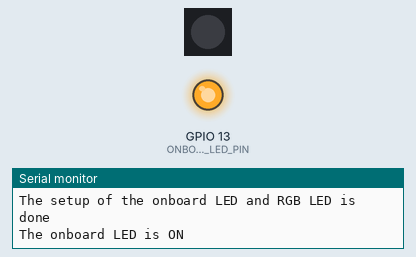
Simulated run of this sketch. Board: ESP32-C6. Parts: 1 RGB LEDs in strip order, left to right, output pins drawn as LEDs (lit = HIGH), the last lines printed to the serial monitor. Dim RGB values are drawn brighter than linear.

Above: at 0.6 s.
At 10.1 s:
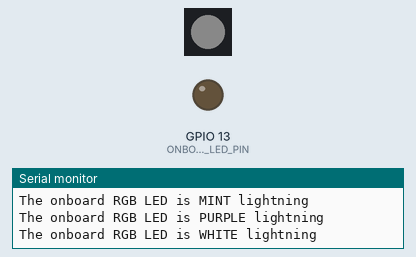
At 19.1 s:
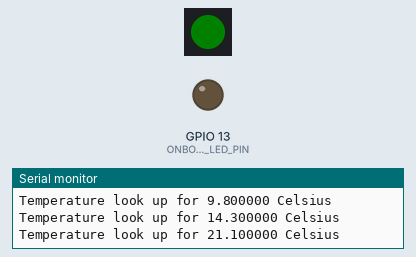
At 28.1 s:
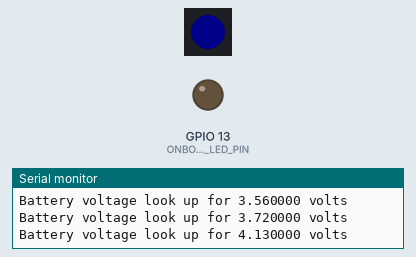
Timing chart, 0 to 40.0 s (numbered marks = the images above):
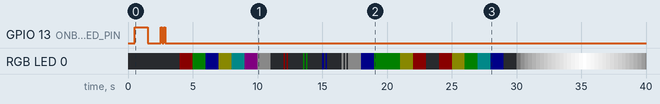

The sketch:

Esp32_H2_SM_OnboardLeds_v02.ino
```cpp
/*
  This sketch is explained in my tutorial "",
  published here:
  It shows the usage of the onboard LED and RGB LED by some helper methods.

  In Arduino, use ESP32H2 Dev Module for compiling and uploading.
  Don't forget to enable the option "USB CDC on boot enabled" in Tools menue
  to see output on Serial Monitor.
*/

/*
  Version Management
05.02.2026 V02 Implemented color lookup helper for RGB LED, added test for low CPU frequency
04.02.2026 V01 Initial programming
*/

#include "ONBOARD_LEDS.h"

char* PROGRAM_VERSION = "ESP32 H2 Super Mini Onboard LED and RGB LED V02";

#define TEST_48MHZ_CPU_FREQUENCY

void setup() {
  Serial.begin(115200);
  delay(500);
  Serial.println(PROGRAM_VERSION);

  #ifdef TEST_48MHZ_CPU_FREQUENCY
  // test that the sensor is working on 48 MHz CPU frequency as well
  Serial.printf("CPU frequency before setting: %d MHz\n", getCpuFrequencyMhz());
  setCpuFrequencyMhz(48);
  Serial.printf("CPU frequency after  setting: %d MHz\n", getCpuFrequencyMhz());
#else
  Serial.printf("CPU frequency: %d MHz\n", getCpuFrequencyMhz());
#endif

  setupOnboardLeds();
  Serial.println("The setup of the onboard LED and RGB LED is done");

}

void loop() {
  Serial.println("The onboard LED is ON");
  setOnboardLed(true);
  delay(1000);
  Serial.println("The onboard LED is OFF");
  setOnboardLed(false);
  delay(1000);
  Serial.println("The onboard LED is Blinking 2 times");
  onboardLedFlash(2, 125);
  delay(1000);
  Serial.println("The onboard RGB LED is RED lightning");
  setRgbLedRed(10);
  delay(1000);
  Serial.println("The onboard RGB LED is GREEN lightning");
  setRgbLedGreen(10);
  delay(1000);
  Serial.println("The onboard RGB LED is BLUE lightning");
  setRgbLedBlue(10);
  delay(1000);
Serial.println("The onboard RGB LED is YELLOW lightning");
  setRgbLedYellow(10);
  delay(1000);
Serial.println("The onboard RGB LED is MINT lightning");
  setRgbLedMint(10);
  delay(1000);
Serial.println("The onboard RGB LED is PURPLE lightning");
  setRgbLedPurple(10);
  delay(1000);
  Serial.println("The onboard RGB LED is WHITE lightning");
  setRgbLedWhite(10);
  delay(1000);
  Serial.println("The onboard RGB LED is OFF");
  setRgbLedOff();
  delay(1000);
  Serial.println("The onboard RGB LED is Blinking 2 times in RED");
  onboardLedFlashRed(2, 125);
  delay(1000);
  Serial.println("The onboard RGB LED is Blinking 2 times in GREEN");
  onboardLedFlashGreen(2, 125);
  delay(1000);
  Serial.println("The onboard RGB LED is Blinking 2 times in BLUE");
  onboardLedFlashBlue(2, 125);
  delay(1000);
  Serial.println("The onboard RGB LED is Blinking 2 times in WHITE");
  onboardLedFlashWhite(2, 125);

  // temperature lookup
  float temperature = 9.8;
  Serial.printf("Temperature look up for %f Celsius\n", temperature);
  onboardRgbLedTemperatureLookUp(temperature);
  delay(1000);
  temperature = 14.3;
  Serial.printf("Temperature look up for %f Celsius\n", temperature);
  onboardRgbLedTemperatureLookUp(temperature);
  delay(1000);
  temperature = 21.1;
  Serial.printf("Temperature look up for %f Celsius\n", temperature);
  onboardRgbLedTemperatureLookUp(temperature);
  delay(1000);
  temperature = 21.1;
  Serial.printf("Temperature look up for %f Celsius\n", temperature);
  onboardRgbLedTemperatureLookUp(temperature);
  delay(1000);
  temperature = 23.5;
  Serial.printf("Temperature look up for %f Celsius\n", temperature);
  onboardRgbLedTemperatureLookUp(temperature);
  delay(1000);
  temperature = 25.2;
  Serial.printf("Temperature look up for %f Celsius\n", temperature);
  onboardRgbLedTemperatureLookUp(temperature);
  delay(1000);
  Serial.println("The onboard RGB LED is OFF");
  setRgbLedOff();
  delay(1000);

  // battery voltage lookup
  float batteryVoltage = 3.1;
  Serial.printf("Battery voltage look up for %f volts\n", batteryVoltage);
  onboardRgbLedBatteryVoltageLookUp(batteryVoltage);
  delay(1000);
  batteryVoltage = 3.45;
  Serial.printf("Battery voltage look up for %f volts\n", batteryVoltage);
  onboardRgbLedBatteryVoltageLookUp(batteryVoltage);
  delay(1000);
  batteryVoltage = 3.56;
  Serial.printf("Battery voltage look up for %f volts\n", batteryVoltage);
  onboardRgbLedBatteryVoltageLookUp(batteryVoltage);
  delay(1000);
  batteryVoltage = 3.72;
  Serial.printf("Battery voltage look up for %f volts\n", batteryVoltage);
  onboardRgbLedBatteryVoltageLookUp(batteryVoltage);
  delay(1000);
  batteryVoltage = 4.13;
  Serial.printf("Battery voltage look up for %f volts\n", batteryVoltage);
  onboardRgbLedBatteryVoltageLookUp(batteryVoltage);
  delay(1000);
  Serial.println("The onboard RGB LED is OFF");
  setRgbLedOff();
  delay(1000);

  Serial.println("The onboard RGB LED is WHITE dimming to 255 and back to 0");
  for (uint8_t i = 0; i < 255; i++) {
    setRgbLedWhite(i + 1);
    delay(20);
  }
  for (uint8_t i = 0; i < 255; i++) {
    setRgbLedWhite(255 - (i + 1));
    delay(20);
  }

  Serial.println("Wait for 5 seconds for next round");
  delay(5000);

}
```

ONBOARD_LEDS.h
```cpp
/*
  Management of the onboard LED and RGB LED
  05.02.2026 V02 Implemented color lookup helper for RGB LED
  04.02.2026 V01 Initial version
*/

#ifndef IS_ONBOARD_LEDS
#define IS_ONBOARD_LEDS
#endif

#define ONBOARD_LED_PIN 13     // this is a small blue LED
#define ONBOARD_RGB_LED_PIN 8  // this is a WS2812 RGB LED
#define ONBOARD_RGB_LED_DEFAULT_BRIGHTNESS 10

#include <FastLED.h> // https://github.com/FastLED/FastLED version 3.10.3
#define NUM_RGB_LEDS 1
CRGB rgbLed[NUM_RGB_LEDS];

// section LED

void setupOnboardLeds() {
  pinMode(ONBOARD_LED_PIN, OUTPUT);
  digitalWrite(ONBOARD_LED_PIN, LOW);  // LED off
  FastLED.addLeds<WS2812, ONBOARD_RGB_LED_PIN, GRB>(rgbLed, NUM_RGB_LEDS);
  rgbLed[0] = CRGB::Black; // RGB LED off
  FastLED.show();
}

void setOnboardLed(bool isLedOn) {
  if (isLedOn) {
    digitalWrite(ONBOARD_LED_PIN, HIGH);  // LED on
  } else {
    digitalWrite(ONBOARD_LED_PIN, LOW);  // LED off
  }
}

void onboardLedFlash(uint16_t flashes, uint16_t delaymS) {
  uint16_t index;
  for (index = 1; index <= flashes; index++) {
    digitalWrite(ONBOARD_LED_PIN, HIGH);
    delay(delaymS);
    digitalWrite(ONBOARD_LED_PIN, LOW);
    delay(delaymS);
  }
}

// section RGB LED

void setRgbLedRed(uint8_t brightness) {
  FastLED.setBrightness(brightness);
  rgbLed[0] = CRGB::Red;
  FastLED.show();
}

void setRgbLedGreen(uint8_t brightness) {
  FastLED.setBrightness(brightness);
  rgbLed[0] = CRGB::Green;
  FastLED.show();
}

void setRgbLedBlue(uint8_t brightness) {
  FastLED.setBrightness(brightness);
  rgbLed[0] = CRGB::Blue;
  FastLED.show();
}

void setRgbLedYellow(uint8_t brightness) {
  FastLED.setBrightness(brightness);
  rgbLed[0] = CRGB::Yellow;
  FastLED.show();
}

void setRgbLedMint(uint8_t brightness) {
  FastLED.setBrightness(brightness);
  rgbLed[0] = CRGB::Aqua;
  FastLED.show();
}

void setRgbLedPurple(uint8_t brightness) {
  FastLED.setBrightness(brightness);
  rgbLed[0] = CRGB::Purple;
  FastLED.show();
}

void setRgbLedWhite(uint8_t brightness) {
  FastLED.setBrightness(brightness);
  rgbLed[0] = CRGB::White;
  FastLED.show();
}

void setRgbLedOff() {
  FastLED.setBrightness(0);
  rgbLed[0] = CRGB::Black;
  FastLED.show();
}

void onboardLedFlashRed(uint16_t flashes, uint16_t delaymS) {
  uint16_t index;
  for (index = 1; index <= flashes; index++) {
    setRgbLedRed(ONBOARD_RGB_LED_DEFAULT_BRIGHTNESS);
    delay(delaymS);
    setRgbLedOff();
    delay(delaymS);
  }
}

void onboardLedFlashGreen(uint16_t flashes, uint16_t delaymS) {
  uint16_t index;
  for (index = 1; index <= flashes; index++) {
    setRgbLedGreen(ONBOARD_RGB_LED_DEFAULT_BRIGHTNESS);
    delay(delaymS);
    setRgbLedOff();
    delay(delaymS);
  }
}

void onboardLedFlashBlue(uint16_t flashes, uint16_t delaymS) {
  uint16_t index;
  for (index = 1; index <= flashes; index++) {
    setRgbLedBlue(ONBOARD_RGB_LED_DEFAULT_BRIGHTNESS);
    delay(delaymS);
    setRgbLedOff();
    delay(delaymS);
  }
}

void onboardLedFlashWhite(uint16_t flashes, uint16_t delaymS) {
  uint16_t index;
  for (index = 1; index <= flashes; index++) {
    setRgbLedWhite(ONBOARD_RGB_LED_DEFAULT_BRIGHTNESS);
    delay(delaymS);
    setRgbLedOff();
    delay(delaymS);
  }
}

/*
Temperature (Celsius) - RGB LED color
< 10      - white
10...< 19  - blue
19...< 22  - green
22...< 24  - yellow
>= 24      - red
*/
void onboardRgbLedTemperatureLookUp(float temperature) {
  if (temperature < 10) {
    setRgbLedWhite(ONBOARD_RGB_LED_DEFAULT_BRIGHTNESS);
    return;
  } else if (temperature < 19) {
    setRgbLedBlue(ONBOARD_RGB_LED_DEFAULT_BRIGHTNESS);
    return;
  } else if (temperature < 22) {
    setRgbLedGreen(ONBOARD_RGB_LED_DEFAULT_BRIGHTNESS);
    return;
  } else if (temperature < 24) {
    setRgbLedYellow(ONBOARD_RGB_LED_DEFAULT_BRIGHTNESS);
    return;
  } else {
    setRgbLedRed(ONBOARD_RGB_LED_DEFAULT_BRIGHTNESS);
    return;
  }
}

/*
Battery Voltage (Volts) - RGB LED color
< 3.4       - red
3.4...< 3.5 - yellow
3.5...< 3.7 - green
3.7...< 4.1 - mint
>= 4.1      - blue
*/
void onboardRgbLedBatteryVoltageLookUp(float voltage) {
  if (voltage < 3.4) {
    setRgbLedRed(ONBOARD_RGB_LED_DEFAULT_BRIGHTNESS);
    return;
  } else if(voltage < 3.5) {
    setRgbLedYellow(ONBOARD_RGB_LED_DEFAULT_BRIGHTNESS);
    return;
  } else if(voltage < 3.7) {
    setRgbLedGreen(ONBOARD_RGB_LED_DEFAULT_BRIGHTNESS);
    return;
  } else if(voltage < 4.1) {
    setRgbLedMint(ONBOARD_RGB_LED_DEFAULT_BRIGHTNESS);
    return;
  } else {
    setRgbLedBlue(ONBOARD_RGB_LED_DEFAULT_BRIGHTNESS);
    return;
  }
}
```

Measured:
- by itself, GPIO 13 (ONBOARD_LED_PIN): goes HIGH 1.0 s, LOW 1.0 s, HIGH 0.13 s, LOW 0.13 s, HIGH 0.13 s, then LOW
- by itself, RGB LED 0: off → RGB(10, 0, 0) at 4.0 s, → RGB(0, 5, 0) 1.0 s later, → RGB(0, 0, 10) 1.0 s later, → RGB(10, 10, 0) 1.0 s later, … (70 changes in this stretch)
